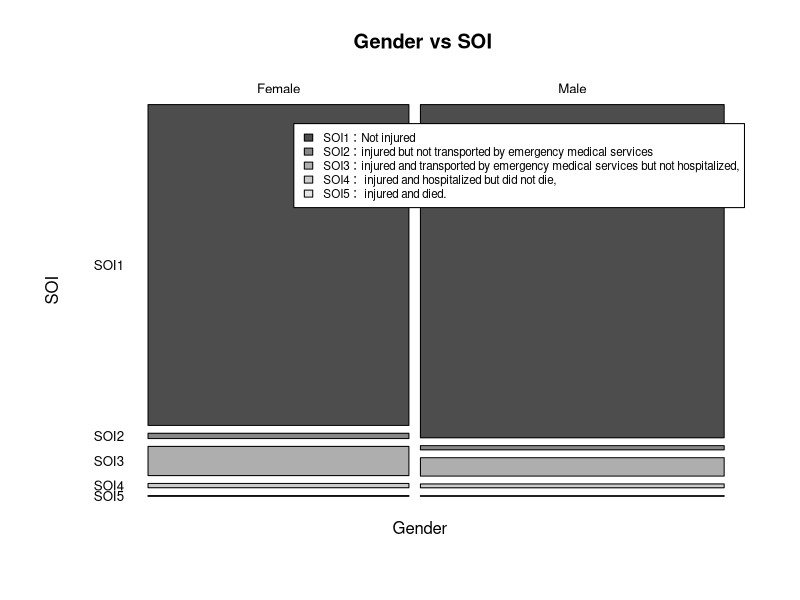
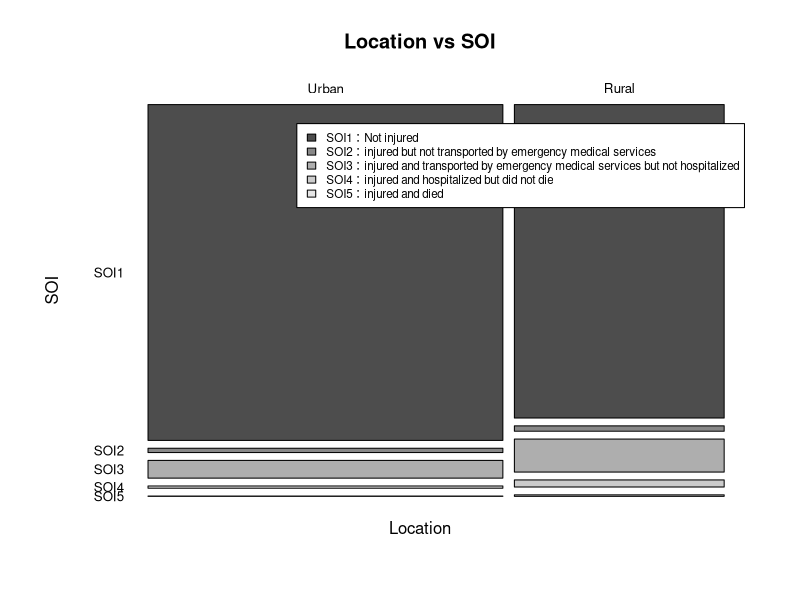
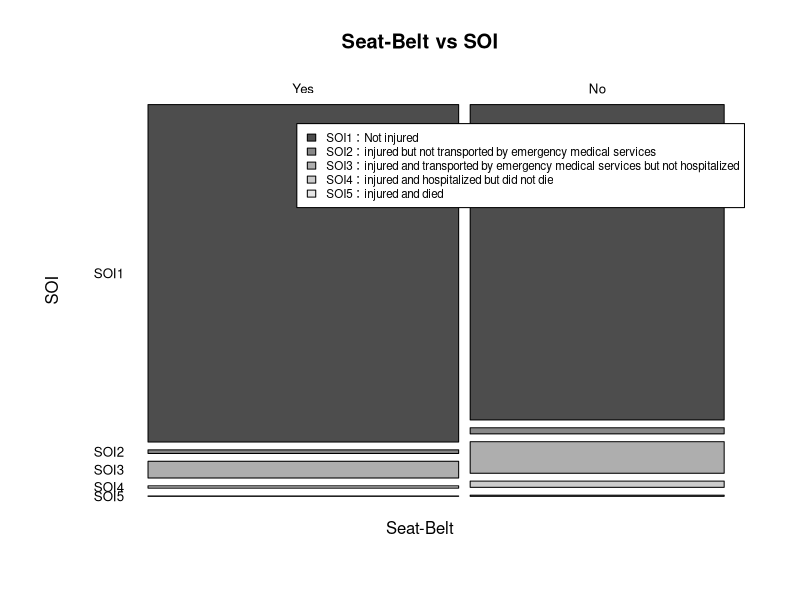

Recreate these plots in R, in order.
## ---- chunk 1
gender <- rep(c("Female", "male"), each=4)
Location <- rep(rep(c("Urban", "Rural"), 2), each=2)
SB <- rep(c("No", "Yes"), 4)
SOI1 <- c(7287,11587,3246,6134,10381,10969,6123,6693)
SOI2 <- c(175,126,73,94,136,83,141,74)
SOI3 <- c(720,577,710,564,566,259,710,353)
SOI4 <- c(91,48,159,82,96,37,188,74)
SOI5 <- c(10,8,31,17,14,1,45,12)
DATA <- data.frame(gender, Location, SB, SOI1, SOI2, SOI3, SOI4, SOI5)
DATA
## ---- chunk 2
# 載入需要的庫
library(ggplot2)
library(tidyr)
library(dplyr)
## ---- chunk 3
# Gender vs SOI
Gender_SOI <- rbind(
  Female = colSums(DATA[DATA$gender == "Female", c("SOI1","SOI2","SOI3","SOI4","SOI5")]),
  Male   = colSums(DATA[DATA$gender == "male", c("SOI1","SOI2","SOI3","SOI4","SOI5")])
)
head(Gender_SOI)
## ---- chunk 4
# 繪製馬賽克圖
mosaicplot(Gender_SOI, 
           main = " Gender vs SOI", 
           xlab = "Gender", 
           ylab = "SOI",
           color = TRUE,
           las = 1, 
           cex.axis = 0.8)
# 手動加入圖示 (legend)
legend("topright", inset=c(0.02, 0.1), fill=gray.colors(5), 
       legend=c("SOI1：Not injured",
                "SOI2：injured but not transported by emergency medical services",
                "SOI3：injured and transported by emergency medical services but not hospitalized,",
                "SOI4： injured and hospitalized but did not die,",
                "SOI5： injured and died. "), 
       cex=0.7, bg="white", box.col="black")
## ---- chunk 5
chisq_result <- chisq.test(Gender_SOI)
chisq_result
## ---- chunk 6
# Location vs SOI
Location_SOI <- rbind(
  Urban = colSums(DATA[DATA$Location == "Urban", c("SOI1", "SOI2", "SOI3", "SOI4", "SOI5")]),
  Rural = colSums(DATA[DATA$Location == "Rural", c("SOI1", "SOI2", "SOI3", "SOI4", "SOI5")])
)
head(Location_SOI)
## ---- chunk 7
# 繪製馬賽克圖
mosaicplot(Location_SOI, 
           main = "Location vs SOI", 
           xlab = "Location", 
           ylab = "SOI",
           color = TRUE,
           las = 1, 
           cex.axis = 0.8)

# 手動加入圖示 (legend)
legend("topright", inset=c(0.02, 0.1), fill=gray.colors(5), 
       legend=c("SOI1：Not injured",
                "SOI2：injured but not transported by emergency medical services",
                "SOI3：injured and transported by emergency medical services but not hospitalized",
                "SOI4：injured and hospitalized but did not die",
                "SOI5：injured and died"), 
       cex=0.7, bg="white", box.col="black")
## ---- chunk 8
# 進行卡方檢定
chisq_result <- chisq.test(Location_SOI)
chisq_result
## ---- chunk 9
# Seat-Belt vs SOI
SB_SOI <- rbind(
  Yes = colSums(DATA[DATA$SB == "Yes", c("SOI1", "SOI2", "SOI3", "SOI4", "SOI5")]),
  No = colSums(DATA[DATA$SB == "No", c("SOI1", "SOI2", "SOI3", "SOI4", "SOI5")])
)
head(SB_SOI)
## ---- chunk 10
# 繪製馬賽克圖
mosaicplot(SB_SOI, 
           main = "Seat-Belt vs SOI", 
           xlab = "Seat-Belt", 
           ylab = "SOI",
           color = TRUE,
           las = 1, 
           cex.axis = 0.8)

# 手動加入圖示 (legend)
legend("topright", inset=c(0.02, 0.1), fill=gray.colors(5), 
       legend=c("SOI1：Not injured",
                "SOI2：injured but not transported by emergency medical services",
                "SOI3：injured and transported by emergency medical services but not hospitalized",
                "SOI4：injured and hospitalized but did not die",
                "SOI5：injured and died"), 
       cex=0.7, bg="white", box.col="black")
## ---- chunk 11
chisq_result <- chisq.test(SB_SOI)
chisq_result
## ---- chunk 12
library(VGAM)
# 建立多類別邏輯回歸模型
# 使用 Parallel Logit Model
fit_full_par <- vglm(cbind(SOI1, SOI2, SOI3, SOI4, SOI5) ~ gender * Location * SB,   # 星星表示把交互作用一起放進去 
                     family = cumulative(parallel = TRUE),
                     data = DATA)
summary(fit_full_par)
## ---- chunk 13
# 建立多類別邏輯回歸模型
# 非平行邏輯回歸模型
fit_full_nonpar <- vglm(cbind(SOI1, SOI2, SOI3, SOI4, SOI5) ~ gender * Location * SB,   # 星星表示把交互作用一起放進去 
                     family = cumulative(parallel = FALSE),    # Parallel = true 斜率共用 
                     data = DATA)
summary(fit_full_nonpar)
## ---- chunk 14
# 建立不包含交互作用項的模型
fit_red_par <- vglm(cbind(SOI1, SOI2, SOI3, SOI4, SOI5) ~ gender + Location + SB, 
                    family = cumulative(parallel = TRUE), 
                    data = DATA)
summary(fit_red_par)
## ---- chunk 15
# 進行偏差檢驗
LRT <- deviance(fit_full_nonpar) - deviance(fit_full_par)
pvalue <- 1 - pchisq(LRT, df = 1)
cat("比較是否要使用Parallel Logit Model: LRT =", LRT, ", p-value =", pvalue, "\n")
## ---- chunk 16
# 進行卡方檢定，檢查交互作用項是否顯著
LRT <- deviance(fit_red_par) - deviance(fit_full_par)
pvalue <- 1 - pchisq(LRT, df = 1)

cat("比較是否使用有交互作用模型: LRT =", LRT, ", p-value =", pvalue, "\n")
